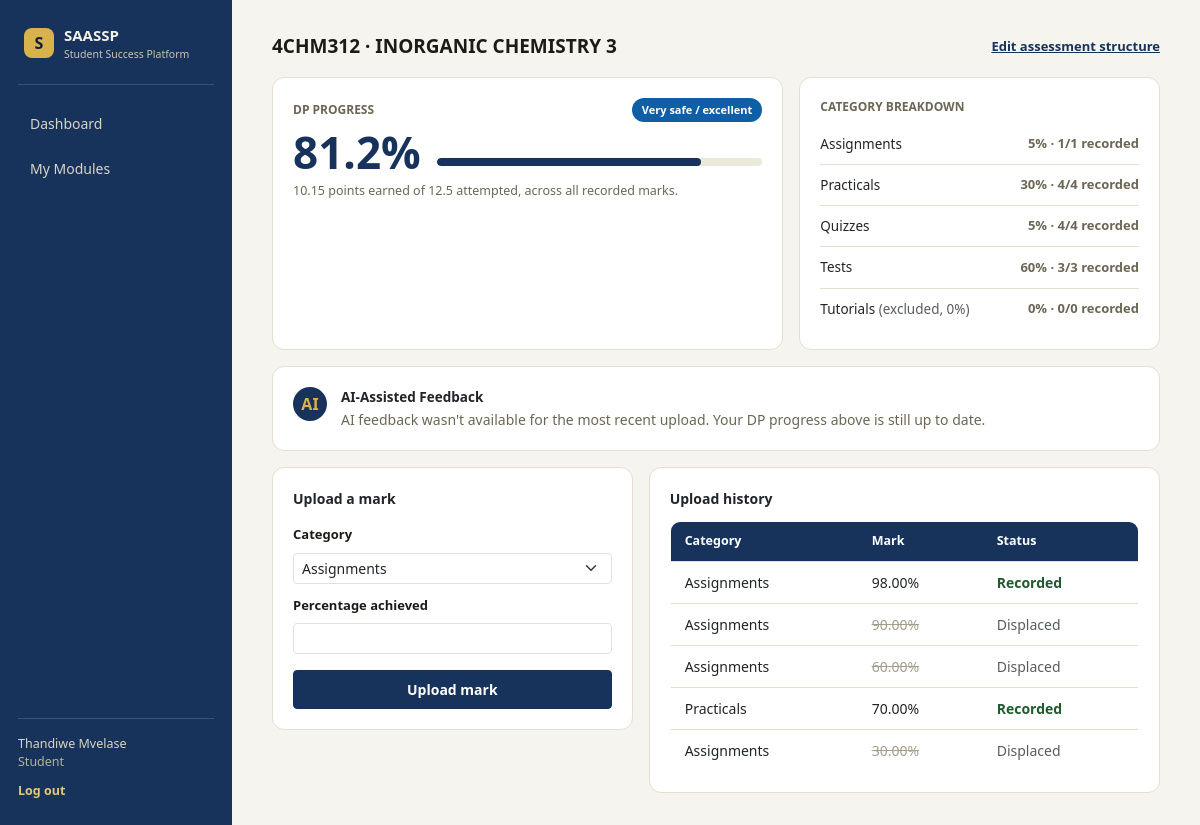
Screenshot of /student/module/1 (signed in) with the database file from the repository.
### app/models.py (models this page shows, shortened)
class User(db.Model, UserMixin):
    __tablename__ = "users"
    id = db.Column(db.Integer, primary_key=True)          # UserID*#^
    name = db.Column(db.String(100), nullable=False)      # Name*
    email = db.Column(db.String(100), unique=True, nullable=False)  # Email*#
    role = db.Column(db.String(20), nullable=False)       # Role*# : student|academic_staff|admin
    password_hash = db.Column(db.String(255), nullable=False)  # PasswordHash*^
    student_modules = db.relationship("StudentModule", backref="student", lazy=True,
                                       foreign_keys="StudentModule.student_id")

class StudentModule(db.Model):
    __tablename__ = "student_modules"
    id = db.Column(db.Integer, primary_key=True)
    student_id = db.Column(db.Integer, db.ForeignKey("users.id"), nullable=False)
    programme_code = db.Column(db.String(10), db.ForeignKey("programmes.programme_code"), nullable=False)
    module_code = db.Column(db.String(10), db.ForeignKey("modules.module_code"), nullable=False)
    module = db.relationship("Module")
    programme = db.relationship("Programme")
    categories = db.relationship("AssessmentCategoryConfig", backref="student_module",
                                  lazy=True, cascade="all, delete-orphan")
    marks = db.relationship("AssessmentMark", backref="student_module",
                             lazy=True, cascade="all, delete-orphan")
    __table_args__ = (db.UniqueConstraint("student_id", "module_code", name="uq_student_module"),)

class Module(db.Model):
    __tablename__ = "modules"
    module_code = db.Column(db.String(10), primary_key=True)  # ModuleCode*#
    module_name = db.Column(db.String(150), nullable=False)   # ModuleName*

class FeedbackMessage(db.Model):
    __tablename__ = "feedback_messages"
    id = db.Column(db.Integer, primary_key=True)                       # FeedbackID#^
    mark_id = db.Column(db.Integer, db.ForeignKey("assessment_marks.id"), nullable=False)
    dp_progress_percentage = db.Column(db.Numeric(5, 2))                # DPProgressPercentage^
    threshold_band = db.Column(db.String(30))                           # ThresholdBand^
    trend_classification = db.Column(db.String(20))                    # TrendClassification^
    generated_text = db.Column(db.Text)                                 # GeneratedText^
    created_at = db.Column(db.DateTime, default=datetime.utcnow)

class AssessmentCategoryConfig(db.Model):
    __tablename__ = "assessment_category_configs"
    id = db.Column(db.Integer, primary_key=True)
    student_module_id = db.Column(db.Integer, db.ForeignKey("student_modules.id"), nullable=False)
    category_name = db.Column(db.String(20), nullable=False)   # CategoryName*#
    dp_weighting = db.Column(db.Integer, nullable=False, default=0)     # DPWeighting*  (0-100)
    total_assessments = db.Column(db.Integer, nullable=False, default=0)  # TotalAssessments*
    recorded_count = db.Column(db.Integer, nullable=False, default=0)     # RecordedCount*
    __table_args__ = (db.UniqueConstraint("student_module_id", "category_name", name="uq_sm_category"),)

class AssessmentMark(db.Model):
    __tablename__ = "assessment_marks"
    id = db.Column(db.Integer, primary_key=True)                    # MarkID#^
    student_module_id = db.Column(db.Integer, db.ForeignKey("student_modules.id"), nullable=False)
    category_name = db.Column(db.String(20), nullable=False)
    percentage_achieved = db.Column(db.Numeric(5, 2), nullable=False)  # PercentageAchieved*
    date_uploaded = db.Column(db.DateTime, default=datetime.utcnow)    # DateUploaded^
    recorded_towards_dp = db.Column(db.Boolean, default=False)         # RecordedTowardsDP^
    sequence = db.Column(db.Integer, nullable=False, default=0)  # upload order, for trend history
    feedback = db.relationship("FeedbackMessage", backref="mark", uselist=False,
                                cascade="all, delete-orphan")

### app/student.py (the view)
@student_bp.route("/module/<int:sm_id>")
@login_required
def module_detail(sm_id):
    _require_student()
    sm = StudentModule.query.get_or_404(sm_id)
    if sm.student_id != current_user.id:
        abort(403)
    if not sm.categories:
        return redirect(url_for("student.configure_assessment", sm_id=sm.id))
    categories = [
        CategoryConfig(c.category_name, c.dp_weighting, c.total_assessments, c.recorded_count)
        for c in sm.categories
    ]
    marks_by_category = _marks_by_category(sm)
    result = calculate_progress(categories, marks_by_category, current_app.config["THRESHOLD_BANDS"])
    recorded_ids = set(result.recorded_mark_ids)
    marks_sorted = sorted(sm.marks, key=lambda m: m.sequence, reverse=True)
    latest_feedback = None
    if marks_sorted and marks_sorted[0].feedback:
        latest_feedback = marks_sorted[0].feedback
    return render_template(
        "module_detail.html", sm=sm, result=result, categories=sm.categories,
        marks=marks_sorted, recorded_ids=recorded_ids, latest_feedback=latest_feedback,
        assessment_categories=[c.category_name for c in sm.categories if c.dp_weighting > 0],
    )

### app/dp_engine.py (called while the page is built)
def threshold_band(progress_percentage: float, bands: Sequence[tuple]) -> tuple:
    for low, high, key, label in bands:
        if low <= progress_percentage < high:
            return key, label
    low, high, key, label = bands[0]
    return key, label

def recorded_pool(marks: Sequence[MarkRecord], cap: int) -> List[MarkRecord]:
    if cap <= 0:
        return []
    ranked = sorted(marks, key=lambda m: (-m.percentage, m.sequence))
    return ranked[:cap]

def marks_by_category_from_student_module(student_module) -> dict:
    result: dict = {}
    for m in student_module.marks:
        result.setdefault(m.category_name, []).append(
            MarkRecord(id=m.id, category_name=m.category_name,
                       percentage=float(m.percentage_achieved), sequence=m.sequence)
        )
    return result

### app/student.py (called while the page is built)
def _require_student():
    if current_user.role != "student":
        abort(403)

def _marks_by_category(student_module):
    return marks_by_category_from_student_module(student_module)

### app/templates/module_detail.html (shortened to what this page needs)
{% extends "base.html" %}
{% block content %}
<div class="d-flex align-items-center justify-content-between mb-3">
  <div>
    <div class="section-title mb-0">{{ sm.module_code }} &middot; {{ sm.module.module_name }}</div>
  </div>
  <a href="{{ url_for('student.configure_assessment', sm_id=sm.id) }}" style="font-size: 13px; font-weight: 600; color: var(--navy);">Edit assessment structure</a>
</div>
<div class="row g-3 mb-3">
  <div class="col-md-7">
    <div class="card h-100">
      <div class="d-flex align-items-center justify-content-between mb-2">
        <div style="font-size: 12px; font-weight: 700; color: var(--muted);">DP PROGRESS</div>
        <span class="band-pill band-{{ result.threshold_band_key }}">{{ result.threshold_band_label }}</span>
      </div>
      <div class="d-flex align-items-end gap-3 mb-2">
        <div style="font-size: 44px; font-weight: 800; color: var(--navy); line-height:1;">{{ result.progress_percentage }}%</div>
        <div class="progress-bar-track flex-grow-1 mb-2">
          <div class="progress-bar-fill" style="width: {{ result.progress_percentage }}%; background: var(--navy);"></div>
        </div>
      </div>
      <div style="font-size: 12.5px; color: var(--muted);">
        {{ result.points_earned }} points earned of {{ result.points_attempted }} attempted, across all recorded marks.
      </div>
    </div>
  </div>
  <div class="col-md-5">
    <div class="card h-100">
      <div style="font-size: 12px; font-weight: 700; color: var(--muted); margin-bottom: 8px;">CATEGORY BREAKDOWN</div>
      {% for cat in categories %}
      <div class="category-row">
        <div style="font-size: 13.5px;">{{ cat.category_name }}{% if cat.dp_weighting == 0 %} <span class="text-muted">(excluded, 0%)</span>{% endif %}</div>
        <div style="font-size: 13px; font-weight: 700; color: var(--muted);">{{ cat.dp_weighting }}% &middot; {{ cat.recorded_count }}/{{ cat.total_assessments }} recorded</div>
      </div>
      {% endfor %}
    </div>
  </div>
</div>
{% if latest_feedback %}
<div class="card mb-3" style="display: flex; flex-direction: row; gap: 14px;">
  <div style="flex:none; width:34px; height:34px; border-radius:999px; background:var(--navy); display:flex; align-items:center; justify-content:center; color: var(--gold); font-weight:800;">AI</div>
  <div>
    <div style="font-weight:700; font-size: 13.5px; margin-bottom: 2px;">AI-Assisted Feedback</div>
    {% if latest_feedback.generated_text %}
    <p style="margin:0; font-size:14px; line-height:1.55;">{{ latest_feedback.generated_text }}</p>
    {% else %}
    <p style="margin:0; font-size:14px; color: var(--muted);">AI feedback wasn't available for the most recent upload. Your DP progress above is still up to date.</p>
    {% endif %}
  </div>
</div>
{% endif %}
<div class="row g-3">
  <div class="col-md-5">
    <div class="card">
      <div style="font-weight:700; font-size: 14px; margin-bottom: 12px;">Upload a mark</div>
      {% if assessment_categories %}
      <form method="post" action="{{ url_for('student.upload_mark', sm_id=sm.id) }}">
        <div class="mb-2">
          <label class="form-label">Category</label>
          <select name="category_name" class="form-select form-select-sm" required>
            {% for cat in assessment_categories %}
            <option value="{{ cat }}">{{ cat }}</option>
            {% endfor %}
          </select>
        </div>
        <div class="mb-3">
          <label class="form-label">Percentage achieved</label>
          <input type="number" step="0.01" min="0" max="100" name="percentage" class="form-control form-control-sm" required>
        </div>
        <button type="submit" class="btn btn-navy text-white btn-sm px-3 py-2 w-100">Upload mark</button>
      </form>
      {% else %}
      <p class="text-muted" style="font-size: 13.5px;">No categories are configured above 0% yet.</p>
      {% endif %}
    </div>
  </div>
  <div class="col-md-7">
    <div class="card">
      <div style="font-weight:700; font-size: 14px; margin-bottom: 12px;">Upload history</div>
      {% if marks %}
      <table class="saassp-table">
        <thead><tr><th>Category</th><th>Mark</th><th>Status</th></tr></thead>
        <tbody>
          {% for m in marks %}
          <tr>
            <td>{{ m.category_name }}</td>
            <td class="{{ 'mark-displaced' if m.id not in recorded_ids }}">{{ m.percentage_achieved }}%</td>
            <td>{% if m.id in recorded_ids %}<span style="color:#205A2E; font-weight:600;">Recorded</span>{% else %}<span class="text-muted">Displaced</span>{% endif %}</td>
          </tr>
          {% endfor %}
        </tbody>
      </table>
      {% else %}
      <p class="text-muted" style="font-size: 13.5px;">No marks uploaded yet.</p>
      {% endif %}
    </div>
  </div>
</div>
{% endblock %}

### app/templates/base.html (shortened to what this page needs)
<!doctype html>
<html lang="en">
<head>
  <link href="https://cdn.jsdelivr.net/npm/bootstrap@5.3.3/dist/css/bootstrap.min.css" rel="stylesheet">
  <link href="{{ url_for('static', filename='css/style.css') }}" rel="stylesheet">
</head>
<body>
{% if current_user.is_authenticated %}
<div class="app-shell">
  <nav class="sidebar">
    <div class="brand">
      <div class="brand-mark">S</div>
      <div>
        <div class="brand-title">SAASSP</div>
        <div class="brand-sub">Student Success Platform</div>
      </div>
    </div>
    <div class="nav-links">
      {% if current_user.role == 'student' %}
        <a href="{{ url_for('student.dashboard') }}" class="{{ 'active' if request.endpoint == 'student.dashboard' }}">Dashboard</a>
        <a href="{{ url_for('student.select_programme') }}" class="{{ 'active' if request.endpoint in ['student.select_programme','student.select_modules'] }}">My Modules</a>
      {% elif current_user.role == 'academic_staff' %}
        <a href="{{ url_for('staff.student_list') }}" class="{{ 'active' if request.endpoint and request.endpoint.startswith('staff.') }}">Students</a>
      {% elif current_user.role == 'admin' %}
        <a href="{{ url_for('admin.programmes') }}" class="{{ 'active' if request.endpoint == 'admin.programmes' }}">Programme Data</a>
        <a href="{{ url_for('admin.users') }}" class="{{ 'active' if request.endpoint == 'admin.users' }}">User Accounts</a>
      {% endif %}
    </div>
    <div class="sidebar-footer">
      <div class="who">{{ current_user.name }}<br><span class="role-tag">{{ current_user.role.replace('_',' ') }}</span></div>
      <a href="{{ url_for('auth.logout') }}" class="logout-link">Log out</a>
    </div>
  </nav>
  <main class="content">
    {% block content %}{% endblock %}
  </main>
</div>
{% endif %}
</body>
</html>

### app/static/css/style.css (style rules this page uses)
:root { --navy: #17335C; --navy-dark: #0F2038; --gold: #D9B24C; --ivory: #F6F4EF; --card-border: #E4DFCF; --muted: #6B6656; --text: #1B1B18; --very-safe: #0F5FA6; --safe: #2E7DB8; --generally-safe: #5FA8D3; --pass-risk: #D98C2B; --danger: #C1560A; --critical: #A63603; }
body { margin: 0; font-family: 'Segoe UI', system-ui, -apple-system, sans-serif; background: var(--ivory); color: var(--text); }
.app-shell { display: flex; min-height: 100vh; }
.sidebar { width: 232px; flex: none; background: var(--navy); color: #F3F1EA; display: flex; flex-direction: column; padding: 24px 18px; }
.brand { display: flex; align-items: center; gap: 10px; padding: 0 6px 22px 6px; border-bottom: 1px solid rgba(243,241,234,0.16); margin-bottom: 18px; }
.brand-mark { width: 30px; height: 30px; border-radius: 8px; background: var(--gold); color: var(--navy-dark); font-weight: 800; display: flex; align-items: center; justify-content: center; }
.brand-title { font-weight: 800; font-size: 15px; }
.brand-sub { font-size: 10.5px; color: #C9C4B4; }
.nav-links { display: flex; flex-direction: column; gap: 4px; }
.nav-links a { color: #D8D4C6; text-decoration: none; font-weight: 500; font-size: 14px; padding: 10px 12px; border-radius: 8px; }
.sidebar-footer { margin-top: auto; padding-top: 16px; border-top: 1px solid rgba(243,241,234,0.16); font-size: 12.5px; }
.who { color: #D8D4C6; margin-bottom: 10px; }
.role-tag { text-transform: capitalize; color: #B7B29E; }
.logout-link { color: #E7C878; text-decoration: none; font-weight: 600; }
.content { flex: 1; padding: 32px 40px; max-width: 1200px; }
.card { background: #FFFFFF; border: 1px solid var(--card-border); border-radius: 12px; padding: 20px; }
.form-label { font-size: 13px; font-weight: 600; color: var(--text); }
.btn-navy { background: var(--navy); border-color: var(--navy); font-weight: 700; }
.band-pill { font-size: 11px; font-weight: 700; padding: 4px 10px; border-radius: 999px; display: inline-block; }
.band-very_safe { background: var(--very-safe); color: #fff; }
.progress-bar-track { height: 8px; border-radius: 999px; background: #ECE8DA; overflow: hidden; }
.progress-bar-fill { height: 100%; border-radius: 999px; }
.section-title { font-weight: 700; font-size: 19px; margin-bottom: 14px; }
table.saassp-table { width: 100%; border-collapse: collapse; background: #fff; border: 1px solid var(--card-border); border-radius: 10px; overflow: hidden; }
table.saassp-table th { background: var(--navy); color: #fff; text-align: left; padding: 10px 14px; font-size: 12.5px; }
table.saassp-table td { padding: 10px 14px; border-top: 1px solid var(--card-border); font-size: 14px; }
.mark-displaced { color: #A39E8C; text-decoration: line-through; }
.category-row { display: flex; align-items: center; justify-content: space-between; padding: 10px 0; border-bottom: 1px solid var(--card-border); }
.category-row:last-child { border-bottom: none; }

### rows the page displays
User: name "Thandiwe Mvelase", role.replace "Student"
StudentModule: module_code "4CHM312"
Module: module.module_name "INORGANIC CHEMISTRY 3"
FeedbackMessage: threshold_band_label "Very safe / excellent"
AssessmentCategoryConfig: category_name "Assignments", dp_weighting "5", recorded_count "1", total_assessments "1"
AssessmentCategoryConfig: category_name "Practicals", dp_weighting "30", recorded_count "4", total_assessments "4"
AssessmentCategoryConfig: category_name "Quizzes", dp_weighting "5", recorded_count "4", total_assessments "4"
AssessmentCategoryConfig: category_name "Tests", dp_weighting "60", recorded_count "3", total_assessments "3"
AssessmentCategoryConfig: category_name "Tutorials", shows "(excluded, 0%)", dp_weighting "0", recorded_count "0", total_assessments "0"
AssessmentMark: category_name "Assignments", percentage_achieved "98.00", shows "Recorded"
AssessmentMark: category_name "Assignments", percentage_achieved "90.00", shows "Displaced"
AssessmentMark: category_name "Assignments", percentage_achieved "60.00", shows "Displaced"
AssessmentMark: category_name "Practicals", percentage_achieved "70.00", shows "Recorded"
AssessmentMark: category_name "Assignments", percentage_achieved "30.00", shows "Displaced"

### other values shown
{{ result.progress_percentage }} "81.2"
{{ result.points_earned }} "10.15"
{{ result.points_attempted }} "12.5"
form field category_name "Assignments"
